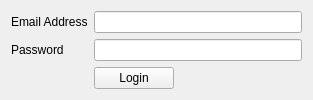
<?xml version="1.0" encoding="UTF-8"?>
<ui version="4.0">
 <class>login_form</class>
 <widget class="QWidget" name="login_form">
  <property name="geometry">
   <rect>
    <x>0</x>
    <y>0</y>
    <width>313</width>
    <height>100</height>
   </rect>
  </property>
  <property name="windowTitle">
   <string>Login</string>
  </property>
  <layout class="QFormLayout" name="formLayout">
   <item row="0" column="0">
    <widget class="QLabel" name="lbl_email_address">
     <property name="text">
      <string>Email Address</string>
     </property>
    </widget>
   </item>
   <item row="0" column="1">
    <widget class="QLineEdit" name="edit_email_address"/>
   </item>
   <item row="1" column="0">
    <widget class="QLabel" name="lbl_password">
     <property name="text">
      <string>Password</string>
     </property>
    </widget>
   </item>
   <item row="1" column="1">
    <widget class="QLineEdit" name="edit_password">
     <property name="echoMode">
      <enum>QLineEdit::Password</enum>
     </property>
    </widget>
   </item>
   <item row="2" column="1">
    <widget class="QPushButton" name="btn_login">
     <property name="sizePolicy">
      <sizepolicy hsizetype="Fixed" vsizetype="Fixed">
       <horstretch>0</horstretch>
       <verstretch>0</verstretch>
      </sizepolicy>
     </property>
     <property name="text">
      <string>Login</string>
     </property>
    </widget>
   </item>
  </layout>
 </widget>
 <resources/>
 <connections/>
</ui>
